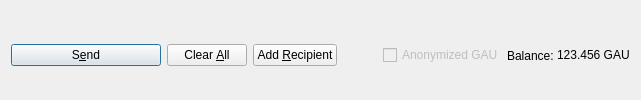
         <widget class="QFrame" name="frame_Send">
          <layout class="QHBoxLayout" name="horizontalLayout">
           <property name="bottomMargin">
            <number>0</number>
           </property>
           <item>
            <widget class="QPushButton" name="sendButton">
             <property name="minimumSize">
              <size>
               <width>150</width>
               <height>0</height>
              </size>
             </property>
             <property name="toolTip">
              <string>Confirm the send action</string>
             </property>
             <property name="text">
              <string>S&amp;end</string>
             </property>
             <property name="icon">
              <iconset resource="../gauntlet.qrc">
               <normaloff>:/icons/send</normaloff>:/icons/send</iconset>
             </property>
             <property name="autoDefault">
              <bool>false</bool>
             </property>
             <property name="default">
              <bool>true</bool>
             </property>
            </widget>
           </item>
           <item>
            <widget class="QPushButton" name="clearButton">
             <property name="sizePolicy">
              <sizepolicy hsizetype="Minimum" vsizetype="Fixed">
               <horstretch>0</horstretch>
               <verstretch>0</verstretch>
              </sizepolicy>
             </property>
             <property name="toolTip">
              <string>Clear all fields of the form.</string>
             </property>
             <property name="text">
              <string>Clear &amp;All</string>
             </property>
             <property name="icon">
              <iconset resource="../gauntlet.qrc">
               <normaloff>:/icons/remove</normaloff>:/icons/remove</iconset>
             </property>
             <property name="autoDefault">
              <bool>false</bool>
             </property>
            </widget>
           </item>
           <item>
            <widget class="QPushButton" name="addButton">
             <property name="toolTip">
              <string>Send to multiple recipients at once</string>
             </property>
             <property name="text">
              <string>Add &amp;Recipient</string>
             </property>
             <property name="icon">
              <iconset resource="../gauntlet.qrc">
               <normaloff>:/icons/add</normaloff>:/icons/add</iconset>
             </property>
             <property name="autoDefault">
              <bool>false</bool>
             </property>
            </widget>
           </item>
           <item>
            <spacer name="horizontalSpacer">
             <property name="orientation">
              <enum>Qt::Horizontal</enum>
             </property>
             <property name="sizeHint" stdset="0">
              <size>
               <width>40</width>
               <height>20</height>
              </size>
             </property>
            </spacer>
           </item>
           <item>
            <layout class="QHBoxLayout" name="horizontalLayout_2">
             <property name="spacing">
              <number>3</number>
             </property>
             <item>
              <widget class="QCheckBox" name="checkzGAU">
               <property name="enabled">
                <bool>false</bool>
               </property>
               <property name="text">
                <string>Anonymized GAU</string>
               </property>
              </widget>
             </item>
             <item>
              <widget class="QLabel" name="label">
               <property name="text">
                <string>Balance:</string>
               </property>
              </widget>
             </item>
             <item>
              <widget class="QLabel" name="labelBalance">
               <property name="sizePolicy">
                <sizepolicy hsizetype="Preferred" vsizetype="Fixed">
                 <horstretch>0</horstretch>
                 <verstretch>0</verstretch>
                </sizepolicy>
               </property>
               <property name="cursor">
                <cursorShape>IBeamCursor</cursorShape>
               </property>
               <property name="text">
                <string notr="true">123.456 GAU</string>
               </property>
               <property name="textInteractionFlags">
                <set>Qt::LinksAccessibleByMouse|Qt::TextSelectableByKeyboard|Qt::TextSelectableByMouse</set>
               </property>
              </widget>
             </item>
            </layout>
           </item>
          </layout>
         </widget>
